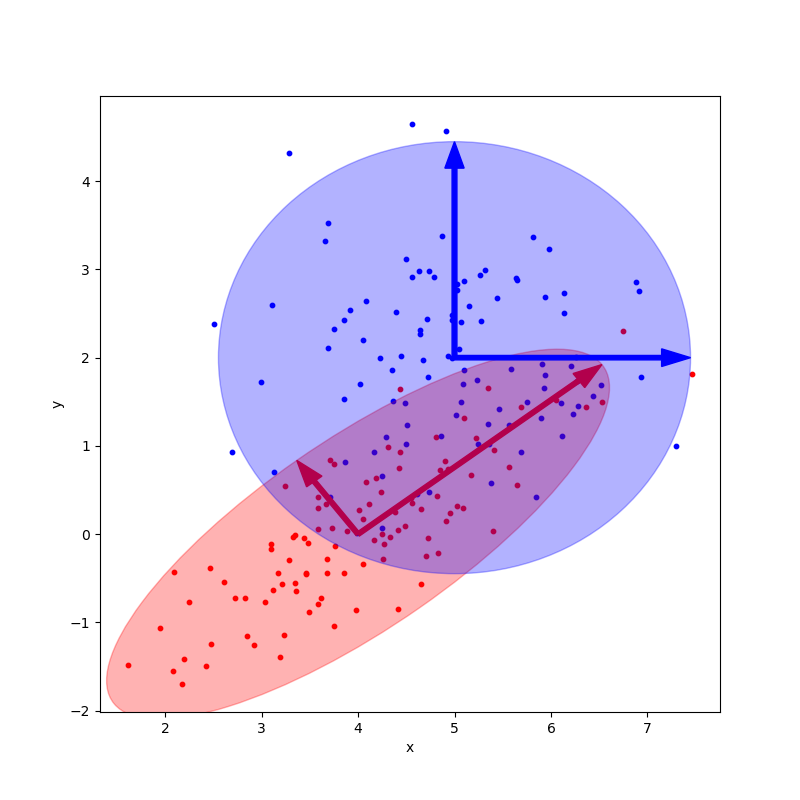

Reproduce this figure in Python.

import numpy as np
import matplotlib as mpl
import matplotlib.pyplot as plt

def make_ellipses(mean, cov, ax, confidence=5.991, alpha=0.3, color="blue", eigv=False, arrow_color_list=None):
    """
    多元正态分布
    mean: 均值
    cov: 协方差矩阵
    ax: 画布的Axes对象
    confidence: 置信椭圆置信率 # 置信区间， 95%： 5.991  99%： 9.21  90%： 4.605 
    alpha: 椭圆透明度
    eigv: 是否画特征向量
    arrow_color_list: 箭头颜色列表
    """
    lambda_, v = np.linalg.eig(cov)    # 计算特征值lambda_和特征向量v
    # print "lambda: ", lambda_
    # print "v: ", v
    # print "v[0, 0]: ", v[0, 0]

    sqrt_lambda = np.sqrt(np.abs(lambda_))    # 存在负的特征值， 无法开方，取绝对值

    s = confidence
    width = 2 * np.sqrt(s) * sqrt_lambda[0]    # 计算椭圆的两倍长轴
    height = 2 * np.sqrt(s) * sqrt_lambda[1]   # 计算椭圆的两倍短轴
    angle = np.rad2deg(np.arccos(v[0, 0]))    # 计算椭圆的旋转角度
    ell = mpl.patches.Ellipse(xy=mean, width=width, height=height, angle=angle, color=color)    # 绘制椭圆

    ax.add_artist(ell)
    ell.set_alpha(alpha)
    # 是否画出特征向量
    if eigv:
        # print "type(v): ", type(v)
        if arrow_color_list is None:
            arrow_color_list = [color for i in range(v.shape[0])]
        for i in range(v.shape[0]):
            v_i = v[:, i]
            scale_variable = np.sqrt(s) * sqrt_lambda[i]
            # 绘制箭头
            """
            ax.arrow(x, y, dx, dy,    # (x, y)为箭头起始坐标，(dx, dy)为偏移量
                     width,    # 箭头尾部线段宽度
                     length_includes_head,    # 长度是否包含箭头
                     head_width,    # 箭头宽度
                     head_length,    # 箭头长度
                     color,    # 箭头颜色
                     )
            """
            ax.arrow(mean[0], mean[1], scale_variable*v_i[0], scale_variable * v_i[1], 
                     width=0.05, 
                     length_includes_head=True, 
                     head_width=0.2, 
                     head_length=0.3,
                     color=arrow_color_list[i])
            # ax.annotate("", 
            #             xy=(mean[0] + lambda_[i] * v_i[0], mean[1] + lambda_[i] * v_i[1]),
            #             xytext=(mean[0], mean[1]),
            #             arrowprops=dict(arrowstyle="->", color=arrow_color_list[i]))


    # v, w = np.linalg.eigh(cov)
    # print "v: ", v

    # # angle = np.rad2deg(np.arccos(w))
    # u = w[0] / np.linalg.norm(w[0])
    # angle = np.arctan2(u[1], u[0])
    # angle = 180 * angle / np.pi
    # s = 5.991   # 置信区间， 95%： 5.991  99%： 9.21  90%： 4.605 
    # v = 2.0 * np.sqrt(s) * np.sqrt(v)
    # ell = mpl.patches.Ellipse(xy=mean, width=v[0], height=v[1], angle=180 + angle, color="red")
    # ell.set_clip_box(ax.bbox)
    # ell.set_alpha(0.5)
    # ax.add_artist(ell)

def plot_2D_gaussian_sampling(mean, cov, ax, data_num=100, confidence=5.991, color="blue", alpha=0.3, eigv=False):
    """
    mean: 均值
    cov: 协方差矩阵
    ax: Axes对象
    confidence: 置信椭圆的置信率
    data_num: 散点采样数量
    color: 颜色
    alpha: 透明度
    eigv: 是否画特征向量的箭头
    """
    if isinstance(mean, list) and len(mean) > 2:
        print ("多元正态分布，多于2维")
        mean = mean[:2]
        cov_temp = []
        for i in range(2):
            cov_temp.append(cov[i][:2])
        cov = cov_temp
    elif isinstance(mean, np.ndarray) and mean.shape[0] > 2:
        mean = mean[:2]
        cov = cov[:2, :2]
    data = np.random.multivariate_normal(mean, cov, 100)
    x, y = data.T
    plt.scatter(x, y, s=10, c=color)
    make_ellipses(mean, cov, ax, confidence=confidence, color=color, alpha=alpha, eigv=eigv)


def main():
    # plt.figure("Multivariable Gaussian Distribution")
    plt.rcParams["figure.figsize"] = (8.0, 8.0)
    fig, ax = plt.subplots()
    ax.set_xlabel("x")
    ax.set_ylabel("y")
    print ("ax:", ax)

    mean = [4, 0]
    cov = [[1, 0.9], 
           [0.9, 0.5]]
    
    plot_2D_gaussian_sampling(mean=mean, cov=cov, ax=ax, eigv=True, color="r")

    mean1 = [5, 2]
    cov1 = [[1, 0],
           [0, 1]]
    plot_2D_gaussian_sampling(mean=mean1, cov=cov1, ax=ax, eigv=True)

    #plt.savefig("./gaussian_covariance_matrix.png")
    plt.show()


if __name__ == "__main__":
    main()
